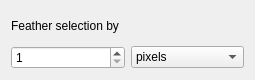
<?xml version="1.0" encoding="UTF-8"?>
<ui version="4.0">
 <class>WdgFeatherSelection</class>
 <widget class="QWidget" name="WdgFeatherSelection">
  <property name="geometry">
   <rect>
    <x>0</x>
    <y>0</y>
    <width>255</width>
    <height>80</height>
   </rect>
  </property>
  <layout class="QGridLayout">
   <item row="1" column="0">
    <widget class="QSpinBox" name="radiusSpinBox">
     <property name="minimum">
      <number>1</number>
     </property>
     <property name="maximum">
      <number>10000</number>
     </property>
     <property name="value">
      <number>1</number>
     </property>
    </widget>
   </item>
   <item row="1" column="1">
    <widget class="QComboBox" name="comboBox1">
     <item>
      <property name="text">
       <string>pixels</string>
      </property>
     </item>
    </widget>
   </item>
   <item row="0" column="0">
    <widget class="QLabel" name="textLabel1">
     <property name="text">
      <string>Feather selection by</string>
     </property>
    </widget>
   </item>
  </layout>
 </widget>
 <tabstops>
  <tabstop>radiusSpinBox</tabstop>
 </tabstops>
 <resources/>
 <connections/>
</ui>
